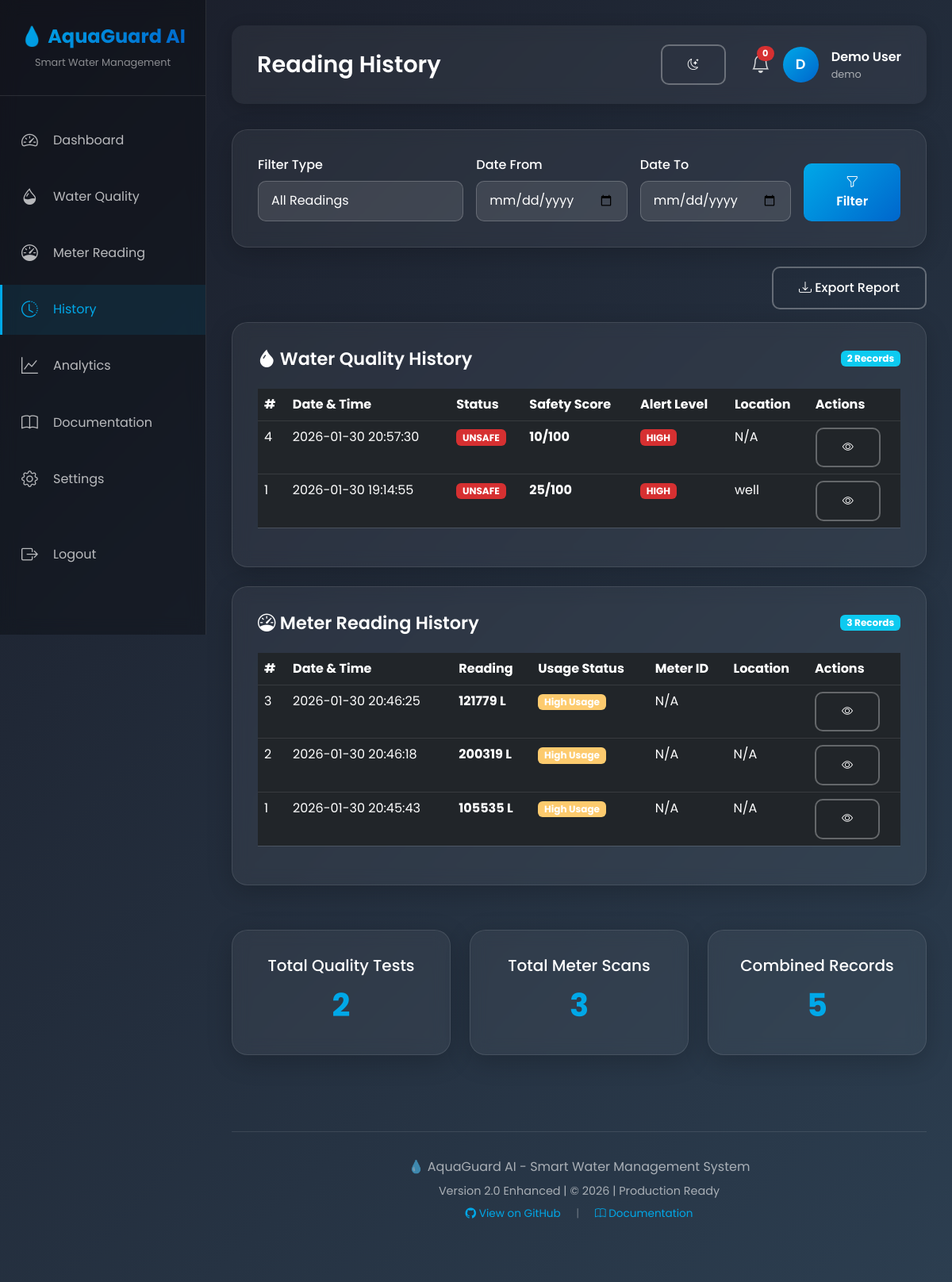
Screenshot of /history (signed in) with the database file from the repository.
### tables this page shows
CREATE TABLE quality_readings (
            id INTEGER PRIMARY KEY AUTOINCREMENT,
            user_id INTEGER,
            timestamp TIMESTAMP DEFAULT CURRENT_TIMESTAMP,
            safety_status TEXT NOT NULL,
            safety_score INTEGER NOT NULL,
            mean_hue REAL,
            mean_saturation REAL,
            mean_value REAL,
            texture_score REAL,
            alert_level TEXT,
            image_path TEXT,
            location TEXT,
            notes TEXT,
            FOREIGN KEY (user_id) REFERENCES users(id)
        );

CREATE TABLE meter_readings (
            id INTEGER PRIMARY KEY AUTOINCREMENT,
            user_id INTEGER,
            timestamp TIMESTAMP DEFAULT CURRENT_TIMESTAMP,
            reading_value INTEGER NOT NULL,
            is_high_usage BOOLEAN,
            monthly_usage INTEGER,
            conservation_tip TEXT,
            image_path TEXT,
            meter_id TEXT,
            location TEXT,
            FOREIGN KEY (user_id) REFERENCES users(id)
        );

### backend/app_enhanced.py (the view)
@app.route('/history')
def history_page():
    if 'user_id' not in session:
        return redirect(url_for('login'))
    quality_history = get_recent_readings(session['user_id'], limit=50, reading_type='quality')
    meter_history = get_recent_readings(session['user_id'], limit=50, reading_type='meter')
    return render_template('history.html',
                         user=session,
                         quality_history=quality_history,
                         meter_history=meter_history)

### backend/database.py (called while the page is built)
def get_db():
    conn = sqlite3.connect(DATABASE_PATH)
    conn.row_factory = sqlite3.Row
    return conn

def get_recent_readings(user_id, limit=10, reading_type='quality'):
    conn = get_db()
    cursor = conn.cursor()
    if reading_type == 'quality':
        cursor.execute('''
            SELECT * FROM quality_readings
            WHERE user_id = ?
            ORDER BY timestamp DESC
            LIMIT ?
        ''', (user_id, limit))
    else:
        cursor.execute('''
            SELECT * FROM meter_readings
            WHERE user_id = ?
            ORDER BY timestamp DESC
            LIMIT ?
        ''', (user_id, limit))
    readings = [dict(row) for row in cursor.fetchall()]
    conn.close()
    return readings

### templates/history.html (shortened to what this page needs)
{% extends "base.html" %}
{% block page_title %}Reading History{% endblock %}
{% block content %}
<div class="glass-card mb-4">
    <div class="row g-3 align-items-end">
        <div class="col-md-4">
            <label class="form-label">Filter Type</label>
            <select class="form-select" id="filterType">
                <option value="all">All Readings</option>
            </select>
        </div>
        <div class="col-md-3">
            <label class="form-label">Date From</label>
            <input type="date" class="form-control" id="dateFrom">
        </div>
        <div class="col-md-3">
            <label class="form-label">Date To</label>
            <input type="date" class="form-control" id="dateTo">
        </div>
        <div class="col-md-2">
            <button class="btn btn-gradient w-100" onclick="applyFilters()">
                <i class="bi bi-funnel"></i> Filter
            </button>
        </div>
    </div>
</div>
<div class="text-end mb-3">
    <a href="/api/export_report?type=csv" class="btn btn-outline-light">
        <i class="bi bi-download"></i> Export Report
    </a>
</div>
<div class="glass-card mb-4" id="qualityHistorySection">
    <div class="card-header-custom">
        <h3><i class="bi bi-droplet-fill"></i> Water Quality History</h3>
        <span class="badge bg-info">{{ quality_history|length }} Records</span>
    </div>
    <div class="table-responsive">
        <table class="table table-dark">
            <thead>
                <tr>
                    <th>#</th>
                    <th>Date & Time</th>
                    <th>Status</th>
                    <th>Safety Score</th>
                    <th>Alert Level</th>
                    <th>Location</th>
                    <th>Actions</th>
                </tr>
            </thead>
            <tbody>
                {% if quality_history %}
                    {% for reading in quality_history %}
                    <tr>
                        <td>{{ reading.id }}</td>
                        <td>{{ reading.timestamp }}</td>
                        <td>
                            {% if reading.safety_status == 'SAFE' %}
                            <span class="badge badge-success">{{ reading.safety_status }}</span>
                            {% else %}
                            <span class="badge badge-danger">{{ reading.safety_status }}</span>
                            {% endif %}
                        </td>
                        <td><strong>{{ reading.safety_score }}/100</strong></td>
                        <td>
                            {% if reading.alert_level == 'HIGH' %}
                            <span class="badge badge-danger">HIGH</span>
                            {% elif reading.alert_level == 'MEDIUM' %}
                            <span class="badge badge-warning">MEDIUM</span>
                            {% else %}
                            <span class="badge badge-success">NONE</span>
                            {% endif %}
                        </td>
                        <td>{{ reading.location or 'N/A' }}</td>
                        <td>
                            <button class="btn btn-sm btn-outline-light" onclick="viewDetails('quality', {{ reading.id }})">
                                <i class="bi bi-eye"></i>
                            </button>
                        </td>
                    </tr>
                    {% endfor %}
                {% else %}
                    <tr>
                        <td colspan="7" class="text-center" style="color: rgba(255,255,255,0.5);">
                            No water quality readings yet
                        </td>
                    </tr>
                {% endif %}
            </tbody>
        </table>
    </div>
</div>
<div class="glass-card" id="meterHistorySection">
    <div class="card-header-custom">
        <h3><i class="bi bi-speedometer"></i> Meter Reading History</h3>
        <span class="badge bg-info">{{ meter_history|length }} Records</span>
    </div>
    <div class="table-responsive">
        <table class="table table-dark">
            <thead>
                <tr>
                    <th>#</th>
                    <th>Date & Time</th>
                    <th>Reading</th>
                    <th>Usage Status</th>
                    <th>Meter ID</th>
                    <th>Location</th>
                    <th>Actions</th>
                </tr>
            </thead>
            <tbody>
                {% if meter_history %}
                    {% for reading in meter_history %}
                    <tr>
                        <td>{{ reading.id }}</td>
                        <td>{{ reading.timestamp }}</td>
                        <td><strong>{{ reading.reading_value }} L</strong></td>
                        <td>
                            {% if reading.is_high_usage %}
                            <span class="badge badge-warning">High Usage</span>
                            {% else %}
                            <span class="badge badge-success">Normal</span>
                            {% endif %}
                        </td>
                        <td>{{ reading.meter_id or 'N/A' }}</td>
                        <td>{{ reading.location or 'N/A' }}</td>
                        <td>
                            <button class="btn btn-sm btn-outline-light" onclick="viewDetails('meter', {{ reading.id }})">
                                <i class="bi bi-eye"></i>
                            </button>
                        </td>
                    </tr>
                    {% endfor %}
                {% else %}
                    <tr>
                        <td colspan="7" class="text-center" style="color: rgba(255,255,255,0.5);">
                            No meter readings yet
                        </td>
                    </tr>
                {% endif %}
            </tbody>
        </table>
    </div>
</div>
<div class="row g-4 mt-2">
    <div class="col-md-4">
        <div class="glass-card text-center">
            <h5>Total Quality Tests</h5>
            <div style="font-size: 2.5rem; font-weight: 700; color: #00a8e8;">{{ quality_history|length }}</div>
        </div>
    </div>
    <div class="col-md-4">
        <div class="glass-card text-center">
            <h5>Total Meter Scans</h5>
            <div style="font-size: 2.5rem; font-weight: 700; color: #00a8e8;">{{ meter_history|length }}</div>
        </div>
    </div>
    <div class="col-md-4">
        <div class="glass-card text-center">
            <h5>Combined Records</h5>
            <div style="font-size: 2.5rem; font-weight: 700; color: #00a8e8;">{{ quality_history|length + meter_history|length }}</div>
        </div>
    </div>
</div>
{% endblock %}

### templates/base.html (style rules this page uses)
:root { --primary-color: #0066cc; --secondary-color: #00a8e8; --success-color: #00b894; --warning-color: #fdcb6e; --danger-color: #d63031; --dark-bg: #1a1d29; --card-bg: rgba(255, 255, 255, 0.05); --sidebar-width: 260px; }
* { margin: 0; padding: 0; box-sizing: border-box; }
body { font-family: 'Poppins', sans-serif; background: linear-gradient(135deg, #1a1d29 0%, #2c3e50 100%); color: #fff; min-height: 100vh; transition: background 0.3s ease, color 0.3s ease; }
.glass-card { background: rgba(255, 255, 255, 0.05); backdrop-filter: blur(10px); border: 1px solid rgba(255, 255, 255, 0.1); border-radius: 20px; padding: 2rem; box-shadow: 0 8px 32px rgba(0, 0, 0, 0.2); margin-bottom: 2rem; transition: transform 0.3s ease; }
.card-header-custom { display: flex; justify-content: space-between; align-items: center; margin-bottom: 1.5rem; }
.card-header-custom h3 { font-size: 1.4rem; font-weight: 600; margin: 0; }
.btn-gradient { background: linear-gradient(135deg, #00a8e8, #0066cc); border: none; color: white; padding: 0.8rem 2rem; border-radius: 10px; font-weight: 600; transition: all 0.3s; }
.btn-outline-light { border: 2px solid rgba(255, 255, 255, 0.3); color: white; padding: 0.8rem 2rem; border-radius: 10px; font-weight: 500; transition: all 0.3s; }
.form-control, .form-select { background: rgba(255, 255, 255, 0.1); border: 1px solid rgba(255, 255, 255, 0.2); color: white; padding: 0.8rem 1rem; border-radius: 10px; }
.form-control::placeholder { color: rgba(255, 255, 255, 0.5); }
.form-label { font-weight: 500; margin-bottom: 0.5rem; }
.table-dark { background: rgba(255, 255, 255, 0.05); color: white; }
.table-dark thead { background: rgba(0, 168, 232, 0.2); }
.table-dark tbody tr { border-bottom: 1px solid rgba(255, 255, 255, 0.1); }
.badge-danger { background: var(--danger-color); }
.badge-warning { background: var(--warning-color); }

### rows the page displays
quality_readings: id "4", timestamp "2026-01-30 20:57:30", safety_status "UNSAFE", safety_score "10", alert_level "HIGH", location "N/A"
quality_readings: id "1", timestamp "2026-01-30 19:14:55", safety_status "UNSAFE", safety_score "25", alert_level "HIGH", location "well"
meter_readings: id "3", timestamp "2026-01-30 20:46:25", reading_value "121779", is_high_usage "High Usage", meter "N/A"
meter_readings: id "2", timestamp "2026-01-30 20:46:18", reading_value "200319", is_high_usage "High Usage", meter "N/A", location "N/A"
meter_readings: id "1", timestamp "2026-01-30 20:45:43", reading_value "105535", is_high_usage "High Usage", meter "N/A", location "N/A"

### other values shown
{{ user.full_name[0] if user else 'U' }} "D"
{{ user.full_name if user else 'User' }} "Demo User"
{{ user.username if user else '' }} "demo"
{{ quality_history|length }} "2"
{{ meter_history|length }} "3"
{{ quality_history|length + meter_history|length }} "5"
